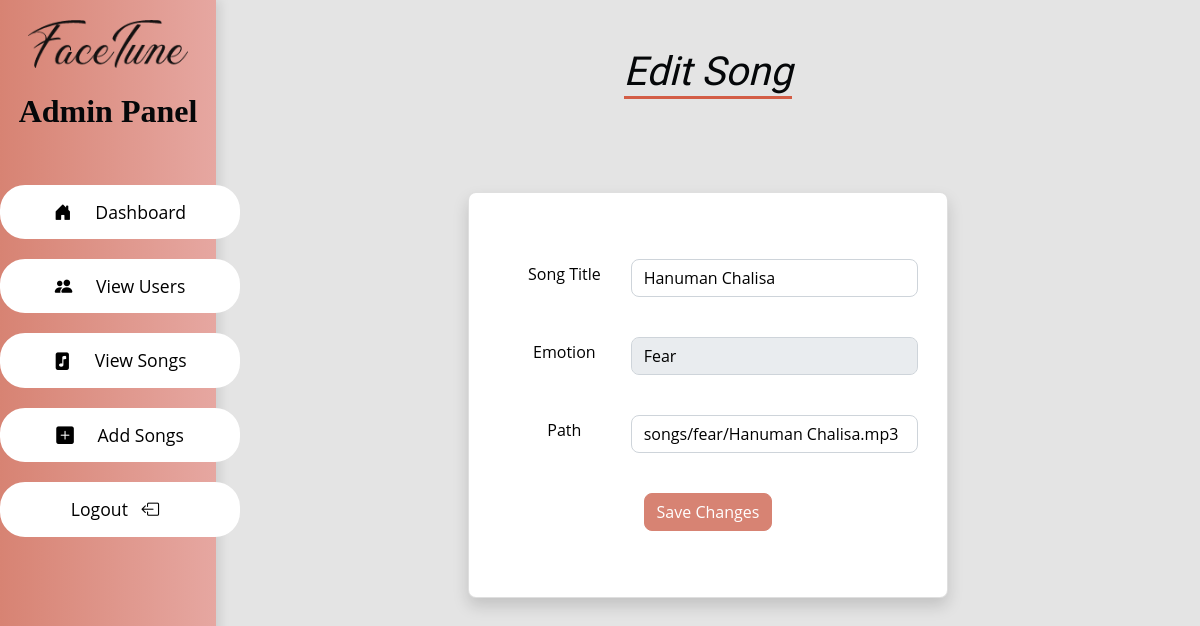
Screenshot of /admin/edit-song/12 (signed in) with the database file from the repository.
### tables this page shows
CREATE TABLE songs (
    id INTEGER PRIMARY KEY AUTOINCREMENT,
    title TEXT NOT NULL,
    emotion TEXT NOT NULL,
    path TEXT NOT NULL
);

### app.py (the view)
@app.route("/admin/edit-song/<int:song_id>", methods=["GET", "POST"])
def edit_song(song_id):
    if session.get("user_type") == "admin":
        conn = sqlite3.connect("musicandface.db")
        conn.row_factory = sqlite3.Row  # This makes rows accessible as dictionaries
        cursor = conn.cursor()
        if request.method == "POST":
            title = request.form["title"]
            emotion = request.form["emotion"]
            path = request.form["path"]  # Add form field for `path`
            try:
                cursor.execute(
                    "UPDATE songs SET title = ?, emotion = ?, path = ? WHERE id = ?",
                    (title, emotion, path, song_id),
                )
                conn.commit()
                flash("Song updated successfully.", "success")
                return redirect(url_for("view_songs"))
            except sqlite3.Error as e:
                flash(f"Error updating song: {e}", "danger")
            finally:
                conn.close()
        else:  # GET request
            cursor.execute("SELECT id, title, emotion, path FROM songs WHERE id = ?", (song_id,))
            song = cursor.fetchone()  # Fetch the specific song as a dictionary
            conn.close()
            if song:
                return render_template("admin/edit-songs.html", song=song)
            else:
                flash("Song not found.", "danger")
                return redirect(url_for("view_songs"))
    else:
        flash("Access denied. Admins only.", "danger")
        return redirect(url_for("login"))

### app.py (called while the page is built)
@app.after_request
def add_cache_control(response):
    response.headers["Cache-Control"] = "no-store, no-cache, must-revalidate, post-check=0, pre-check=0, max-age=0"
    response.headers["Pragma"] = "no-cache"
    response.headers["Expires"] = "0"
    return response

### templates/admin/edit-songs.html (shortened to what this page needs)
<!DOCTYPE html>
<html lang="en">
  <head>
    <link
      rel="stylesheet"
      href="https://cdnjs.cloudflare.com/ajax/libs/bootstrap-icons/1.5.0/font/bootstrap-icons.min.css"
    />
    <link
      rel="stylesheet"
      href="{{ url_for('static', filename='bootstrap.min.css') }}"
    />
    <link
      rel="stylesheet"
      href="{{ url_for('static', filename='admin.css') }}"
    />
  </head>
  <body>
    <div class="sidebar">
      <img
        src="{{ url_for('static', filename='image/logo.png') }}"
        alt="Face Tune"
        class="sidebar-logo"
      />
      <h2 class="py-1 px-3">Admin Panel</h2>
      <a href="{{ url_for('admin_dashboard') }}"
        ><i class="bi bi-house-door-fill"></i>&nbsp;&nbsp;&nbsp;Dashboard</a
      >
      <a href="{{ url_for('view_users') }}"
        ><i class="bi bi-people-fill"></i>&nbsp;&nbsp;&nbsp;View Users</a
      >
      <a href="{{ url_for('view_songs') }}"
        ><i class="bi bi-file-music-fill"></i>&nbsp;&nbsp;&nbsp;View Songs</a
      >
      <a href="{{ url_for('add_songs') }}"
        ><i class="bi bi-plus-square-fill"></i>&nbsp;&nbsp;&nbsp;Add Songs</a
      >
      <a href="../logout"
        >Logout&nbsp;&nbsp;&nbsp;<i class="bi bi-box-arrow-left"></i
      ></a>
    </div>
    <div class="container mt-5">
      <h1 class="subtitle mb-5">Edit Song</h1>
      <div class="row justify-content-center">
        <div
          class="card shadow d-flex justify-content-center align-items-center flex-column mt-5"
          style="min-height: 40vh"
        >
          <div class="card-body">
            <form
              method="POST"
              action="{{ url_for('edit_song', song_id=song['id']) }}"
            >
              <div class="form-group d-flex align-items-center">
                <label for="title" class="form-label">Song Title</label>
                <input
                  type="text"
                  class="form-control"
                  id="title"
                  name="title"
                  value="{{ song['title'] }}"
                  required
                  style="color: #000"
                />
              </div>
              <div class="form-group d-flex align-items-center">
                <label for="emotion" class="form-label">Emotion</label>
                <select
                class="form-control"
                id="emotion"
                name="emotion"
                required
                style="color: #000"
              >
                <option value="fear" {% if song['emotion'] == 'fear' %}selected{% endif %}>Fear</option>
              </select>
              </div>
              <div class="form-group d-flex align-items-center">
                <label for="path" class="form-label">Path</label>
                <input
                  type="text"
                  class="form-control"
                  id="path"
                  name="path"
                  value="{{ song['path'] }}"
                  required
                  style="color: #000"
                />
              </div>
              <button type="submit" class="btn btn-primary">
                Save Changes
              </button>
            </form>
          </div>
        </div>
      </div>
    </div>
  </body>
</html>

### static/admin.css (style rules this page uses)
body { display: flex; margin: 0; height: 100vh; background-color: #e4e4e4; color: #000; padding-left: 18vw; }
h2, h5 { font-family: "Lato", sans-serif; }
.sidebar { width: 18vw; background: linear-gradient(to right, #d78373, #e6a7a1); color: #fff; padding: 20px 0; display: flex; flex-direction: column; height: 100vh; box-shadow: 4px 0 10px rgba(0, 0, 0, 0.1); position: fixed; top: 0; left: 0; }
.sidebar h2 { text-align: center; font-size: 2rem; font-family: "Dancing Script", cursive; margin-bottom: 40px; }
.sidebar-logo { width: 160px; margin: 0 auto 20px; display: block; }
.sidebar a { color: black; text-decoration: none; padding: 12px 20px; display: flex; align-items: center; border-radius: 25px; margin-bottom: 15px; font-size: 1.1rem; border: 2px solid white; background-color: white; transition: all 0.3s ease; justify-content: center; width: 240px; margin: 10px auto; }
.sidebar a i { margin-right: 10px; }
.container { text-align: center; }
.subtitle { display: inline-block; text-align: center; position: relative; font-family: "Croissant One", serif; font-weight: 200; font-style: italic; font-size: 40px; margin-bottom: 10px; margin-left: auto; margin-right: auto; }
.subtitle::after { content: ""; display: block; width: 100%; height: 3px; background-color: #d35d46; margin-top: 10px; position: absolute; left: 0; bottom: -3px; }
.card { width: 40vw; padding: 50px; }
.form-group { width: 35vw; margin-bottom: 5vh; }
.form-group label { width: 200px; }

### rows the page displays
songs: title "Hanuman Chalisa", emotion "Fear", path "songs/fear/Hanuman Chalisa.mp3"
